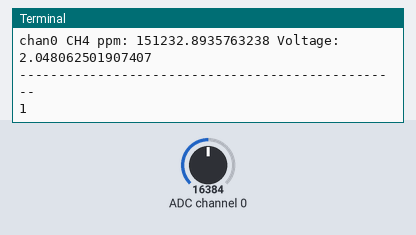
A program run on a simulated Raspberry Pi (BCM pin numbers). Shown: the last lines printed to the terminal. Inputs (shaded band) come from the test bench; at power-on: ADC channel 0 = 16384 (analog values on the 0–32767 scale). The clock reads 2024-03-15 10:24:30 at power-on unless the program sets it.

Above: at 1.2 s.
1.3 s: ADC channel 0 set to 22936
At 3.1 s:
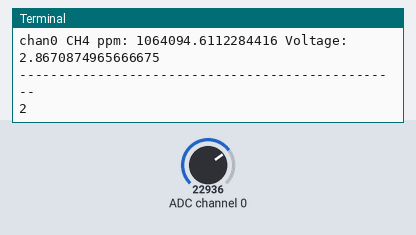
3.2 s: ADC channel 0 set to 28834
At 6.9 s:
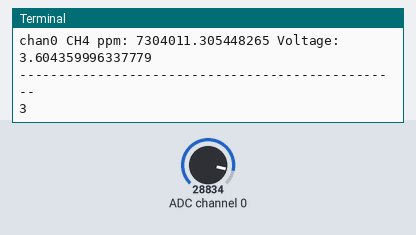
Timing chart, 0 to 8.4 s (numbered marks = the images above; inputs shaded):
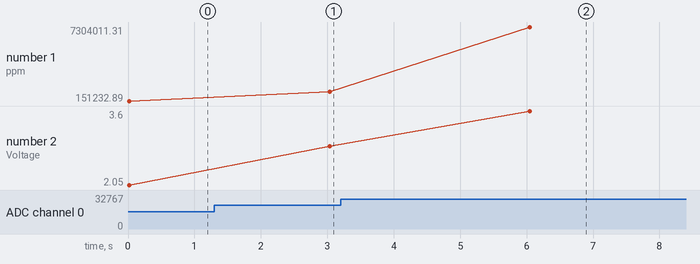

The program:

ch4_collect_base_on_time.py
```python
import csv
import datetime
import time
import board
import busio
import math
import adafruit_ads1x15.ads1115 as ADS
from adafruit_ads1x15.analog_in import AnalogIn
#import adafruit_sgp30
#from sht20 import SHT20


# Create the I2C bus
i2c = busio.I2C(board.SCL, board.SDA, frequency=100000)

# Create the ADC object using the I2C bus
ads = ADS.ADS1115(i2c)
ads.gain = 1

# Create single-ended input on chan0nel 0
chan0 = AnalogIn(ads, ADS.P0)
# chan1 = AnalogIn(ads, ADS.P1)
# Create differential input between chan0nel 0 and 1
#chan0 = AnalogIn(ads, ADS.P0, ADS.P1)

#print("{:>5}\t{:>5}".format('raw', 'v'))
#m = -0.350
#b = 2.417
R0_chan0 = 7.90
# R0_chan1 = 4.75

##sht20
#sht = SHT20(1, resolution=SHT20.TEMP_RES_14bit)
#iaq_temp = sht.read_temp()
#iaq_humid = sht.read_humid()

##sgp30
# Create library object on our I2C port
#sgp30 = adafruit_sgp30.Adafruit_SGP30(i2c)

#print("SGP30 serial #", [hex(i) for i in sgp30.serial])

#sgp30.set_iaq_baseline(0x8973, 0x8AAE)
#sgp30.set_iaq_relative_humidity(celsius=iaq_temp, relative_humidity=iaq_humid)

#elapsed_sec = 0


def collect_data(start_time, end_time, interval, filename):
    counter = 0
    while True:
        now = datetime.datetime.now()
        current_time = now.time()

        RS_gas_chan0 = ((5 * 1) / chan0.voltage) - 1
        ratio_chan0 = RS_gas_chan0 / R0_chan0
        ppm_chan0 = 1000 * pow(ratio_chan0, -2.95)
        print("chan0 CH4 ppm:", ppm_chan0, "Voltage:", chan0.voltage)
        print("-------------------------------------------------")

        # Adjust hour for the afternoon period
        if current_time >= datetime.time(12, 0) and current_time <= datetime.time(23, 59, 59):
            current_hour = current_time.hour - 12
        else:
            current_hour = current_time.hour

        if start_time <= current_hour and current_hour <= end_time:
            with open(filename, 'a') as f:
                writer_object = csv.writer(f)
                writer_object.writerow([now.strftime('%Y/%m/%d %H:%M:%S'), "chan0", ppm_chan0, chan0.voltage])
        else:
            counter += 1
            print(counter)
            if counter == 100:
                with open(filename, 'a') as f:
                    writer_object = csv.writer(f)
                    writer_object.writerow([now.strftime('%Y/%m/%d %H:%M:%S'), "chan0", ppm_chan0, chan0.voltage])
                    counter = 0

        time.sleep(interval)

# Define the time ranges and interval
start_time = 4
end_time = 7
interval = 3  # seconds

# Replace 'your_filename.csv' with the actual filename
filename = '/home/pi/Raspberry-Pi-MQ4-Gas-Sensor/ch4_data_20230813.csv'

# Call the function for both morning and evening periods
collect_data(start_time, end_time, interval, filename)
```

Measured:
- after the input at 1.3 s, the terminal: prints a new line after 1.7 s (image 1)
- after the input at 3.2 s, the terminal: prints a new line after 2.9 s (image 2)
- plotted number 1: 151232.89 → 1064094.61 after the input at 1.3 s, 1064094.61 → 7304011.31 after the input at 3.2 s
- plotted number 2: 2.05 → 2.87 after the input at 1.3 s, 2.87 → 3.6 after the input at 3.2 s
